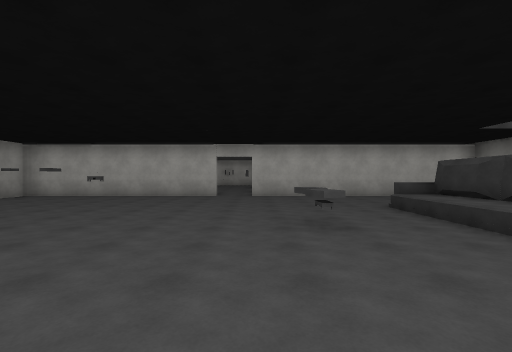
View 1 (above)

16 first-person views from a walk through a 3-D level made in the Unity game engine. The camera is 1.5 m above the floor, looks level and sees 85° across. The floor is counted in squares, 2 m on a side. Each view is taken from the middle of a square. On the plan, view 1 faces up. The plan holds only what a view shows up to about 10 squares ahead; the rest is blank. The place goes on beyond the plan. The player is left out. Surface patterns are stand-ins for the level's own textures.

View 2
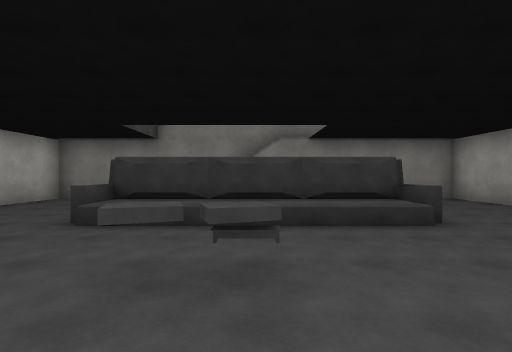

View 3
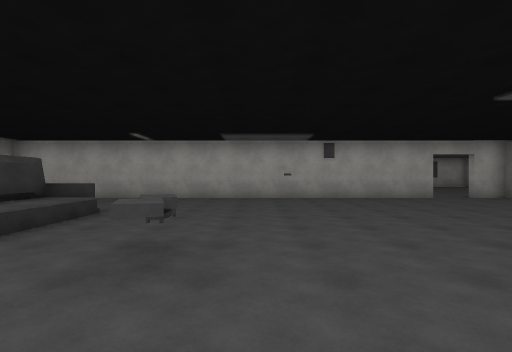

View 4
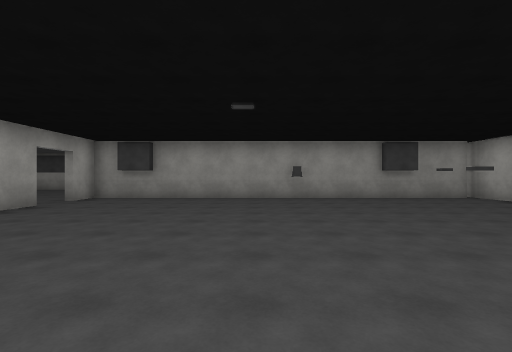

View 5
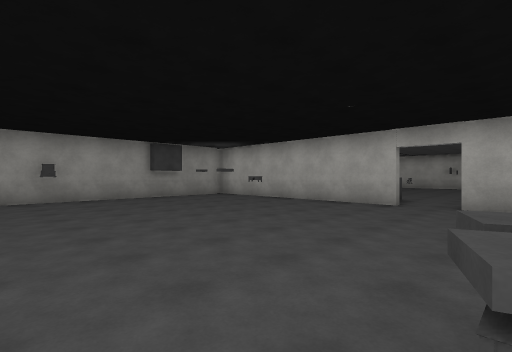

View 6
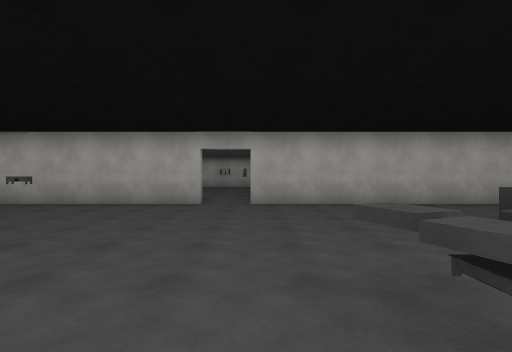

View 7
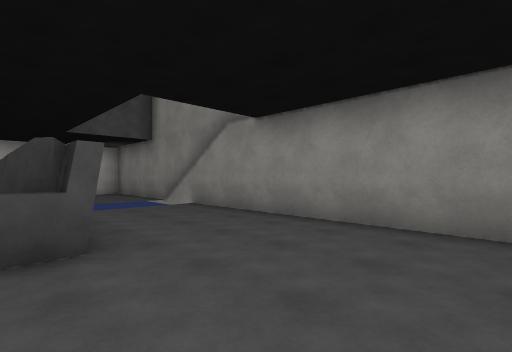

View 8
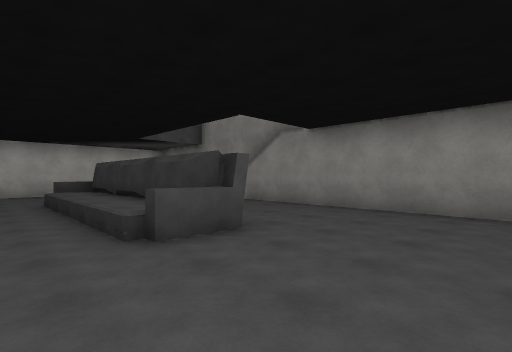

View 9
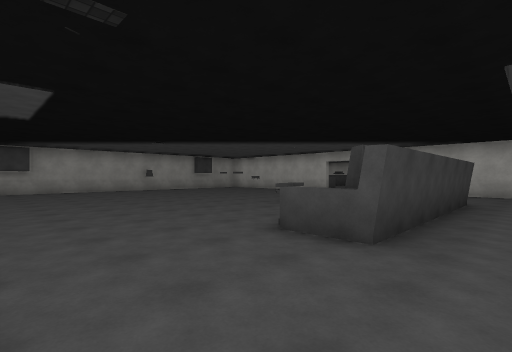

View 10
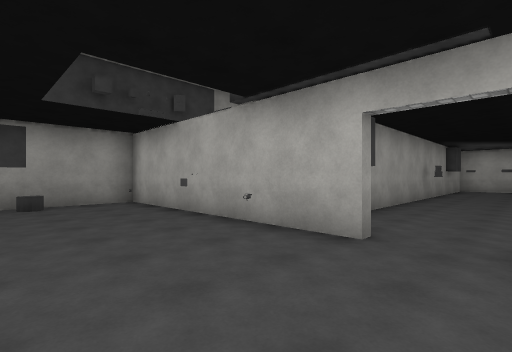

View 11
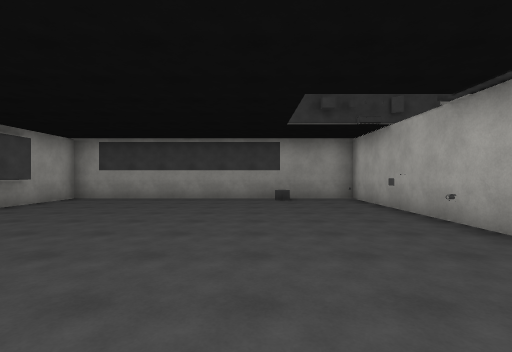

View 12
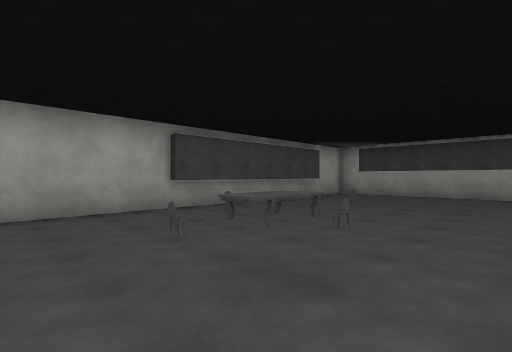

View 13
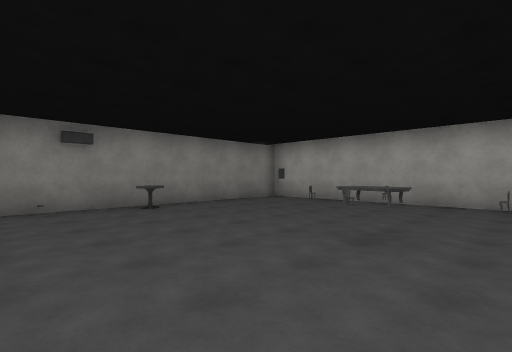

View 14
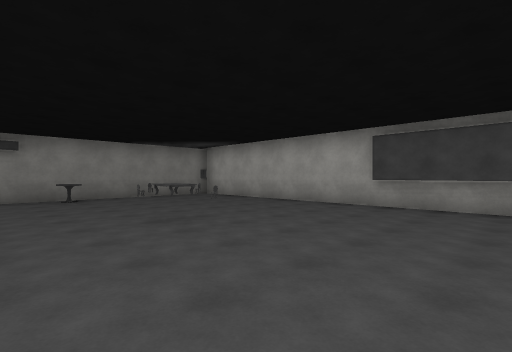

View 15
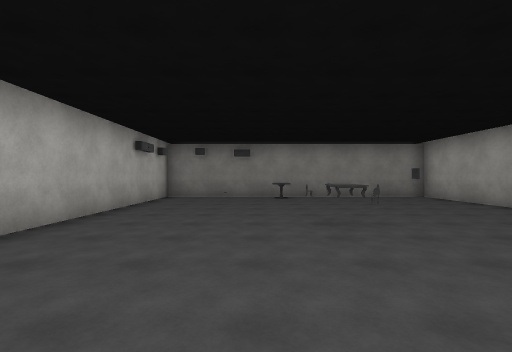

View 16
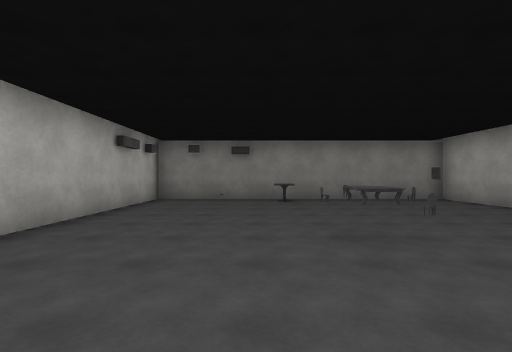

### Floor plan
Points are (right, up) in squares from view 1. A wall is a line through its corners. A room is listed if a view was taken in it or the views show most of it. See-through windows are left out.
Room 1 (views 1, 2, 3, 4, 5, 6, 7, 8, 9)
walls: (1.2, 4.6) (0.8, 4.5) (0.7, 5) (1, 5.1); (4.2, 4.5) (4.3, 4.9) (4.2, 5.3); (4.2, 3.1) (4.2, 6.6); (4.2, 2.7) (4.3, 3.1) (4.2, 3.5); (4.2, 6.2) (4.3, 6.7); (4.2, 1.3) (4.2, 3); (4.3, 1.3) (4.2, 1.8); (4.8, 6.9) (4.8, 1) (3.4, 1); (-1.4, 10.5) (-9, 10.5); (-6.1, -2.5) (8.2, -2.5) (8.2, 10.5) (-0.2, 10.5); (-8.5, 10.2) (-8.5, -2.5) (-7.4, -2.5)
low walls: (3.2, 1.4) (3.2, 6.6)
ways out: opening at (-7, -3) to room 2; opening at (-1, 11.5)
objects: table (-5, 9); other object (-1, -2); table (1, 4)
Room 2 (views 10, 11, 12, 13, 14, 15, 16)
walls: (-7.4, -2.8) (-14.3, -2.8) (-14.3, -12) (-11.5, -12); (-11.1, -12) (1, -12) (1, -2.8) (-5.5, -2.8); (-12.2, -11.8) (-6.1, -11.8)
ways out: opening at (-7, -3) to room 1
objects: grey cylinder (-14, -5); chair (-6, -7); other object (-5, -8); chair (-5, -7); chair (-4, -7)

Positions as (right, up) in squares from view 1, and headings:
1: (0, 0), facing up
2: (-1, 4), facing right
3: (0, 7), facing down
4: (1, 3), facing left
5: (1, 3), facing up-left
6: (0, 3), facing up
7: (4, -2), facing up-right
8: (2, -2), facing up-right
9: (6, -2), facing up-left
10: (-6, -6), facing up-left
11: (-5, -6), facing left
12: (-3, -6), facing down-left
13: (-6, -4), facing down-right
14: (-9, -5), facing down-right
15: (-9, -6), facing right
16: (-8, -6), facing right
